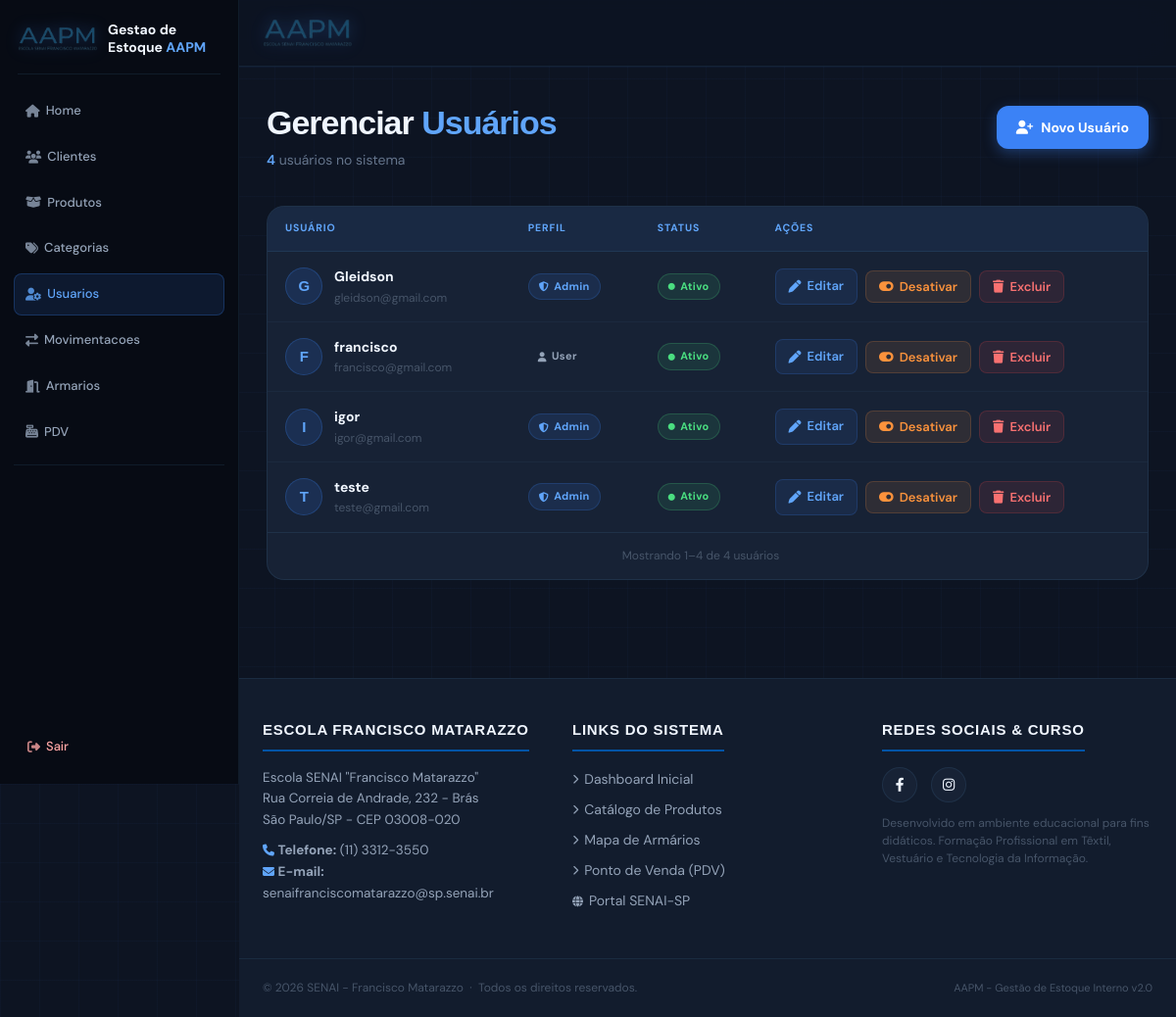
The app's page /usuarios/ (signed in), older data.
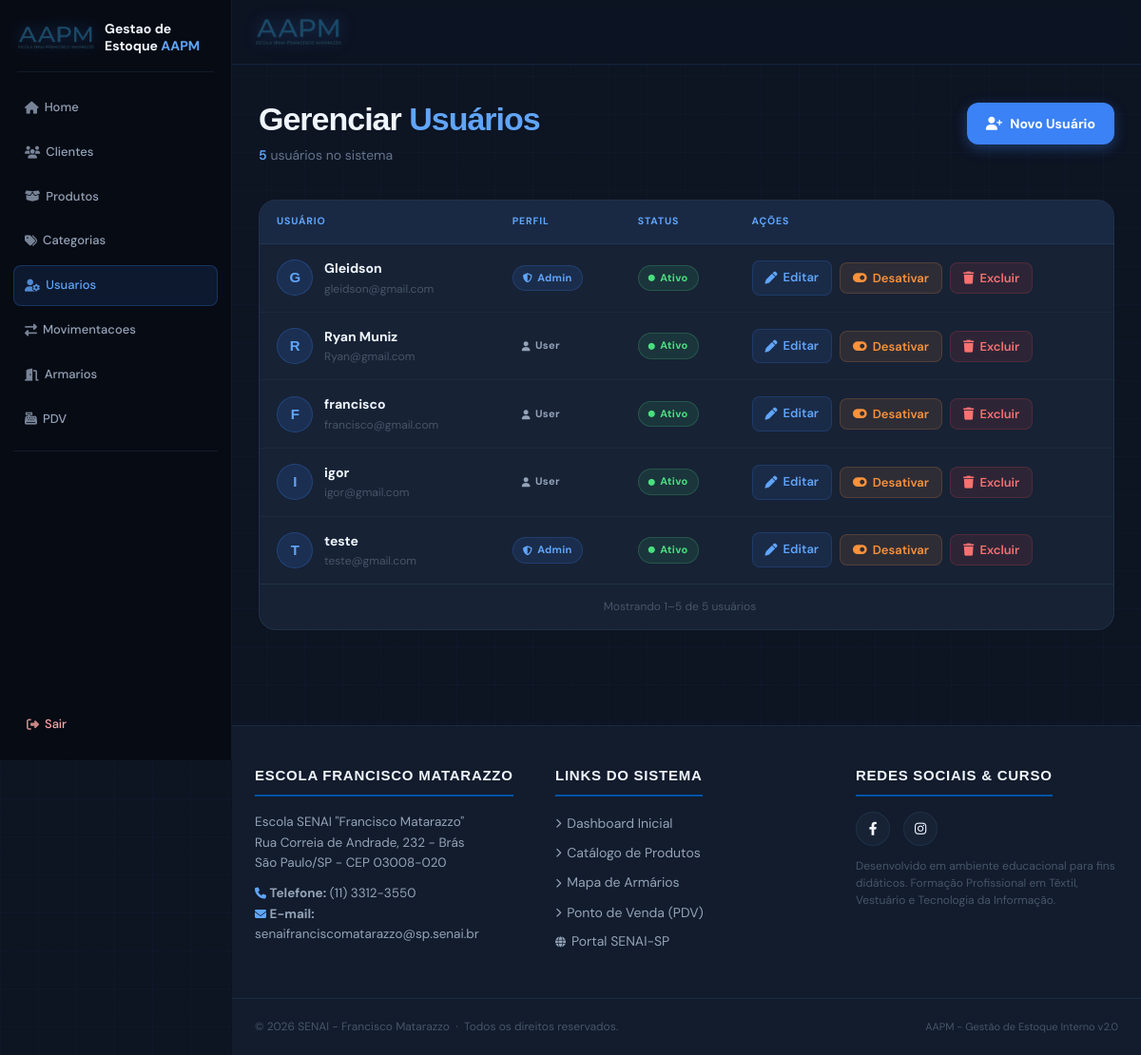
The same page, newer data.
### app/models/usuario.py (models this page shows)
class Usuario(Base):
    __tablename__ = "usuarios"
    id = Column(Integer, primary_key=True, index=True)
    nome = Column(String(255), nullable=False)
    email = Column(String(255), unique=True, nullable=False)
    senha_hash = Column(String(255), nullable=False)
    role = Column(String(20), default="user")
    ativo = Column(Boolean, default=True)
    criado_em = Column(DateTime, server_default=func.now())

### app/controllers/admin_controller.py (the view)
@router.get("/")
def listar_usuarios(
    request: Request,
    pagina: int = 1,
    por_pagina: int = 16,
    db: Session = Depends(get_db),
    admin = Depends(get_admin)
):
    resultado = paginar(db.query(Usuario).order_by(Usuario.nome), pagina, por_pagina)
    return templates.TemplateResponse(
        request,
        "usuarios/index.html",
        {
            "request": request,
            "usuario": admin,   # ← era "admin", corrigido para "usuario"
            "usuarios": resultado.itens,
            "pagina": resultado.atual,
            "por_pagina": resultado.por_pagina,
            "total_paginas": resultado.total_paginas,
            "total_usuarios": resultado.total_itens,
        }
    )

### app/templates/usuarios/index.html (shortened to what this page needs)
{% extends "base.html" %}
{% from "components/pagination.html" import render as render_pagination with context %}
{% block content %}
<div class="page-wrap">
  <div class="page-header">
    <div>
      <h1 class="page-title">Gerenciar <span>Usuários</span></h1>
      <p class="page-subtitle">
        <span>{{ total_usuarios }}</span> usuário{{ 's' if total_usuarios != 1 }} no sistema
      </p>
    </div>
    <a href="/usuarios/novo" class="btn-novo">
      <i class="fas fa-user-plus"></i> Novo Usuário
    </a>
  </div>
  <div class="table-wrap">
    {% if usuarios %}
    <table class="usuarios-table">
      <thead>
        <tr>
          <th>Usuário</th>
          <th>Perfil</th>
          <th>Status</th>
          <th>Ações</th>
        </tr>
      </thead>
      <tbody>
        {% for u in usuarios %}
        <tr>
          <td>
            <div class="user-cell">
              <div class="avatar">{{ u.nome[0].upper() }}</div>
              <div>
                <div class="user-name">{{ u.nome }}</div>
                <div class="user-email">{{ u.email }}</div>
              </div>
            </div>
          </td>
          <td>
            <span class="badge badge-{{ u.role }}">
              <i class="fas fa-{{ 'shield-halved' if u.role == 'admin' else 'user' }}" style="font-size:10px;"></i>
              {{ u.role | capitalize }}
            </span>
          </td>
          <td>
            <span class="badge badge-{{ 'ativo' if u.ativo else 'inativo' }}">
              <i class="fas fa-circle" style="font-size:7px;"></i>
              {{ 'Ativo' if u.ativo else 'Inativo' }}
            </span>
          </td>
          <td>
            <div class="actions">
              <a href="/usuarios/{{ u.id }}/editar" class="btn-action btn-edit">
                <i class="fas fa-pen"></i> Editar
              </a>
              <form action="/usuarios/{{ u.id }}/toggle-ativo" method="post" style="margin:0;">
                <button type="button"
                  class="btn-action btn-toggle {{ 'ativar' if not u.ativo else '' }}"
                  title="{{ 'Ativar usuário' if not u.ativo else 'Desativar usuário' }}"
                  onclick="abrirModalConfirmacao('/usuarios/{{ u.id }}/toggle-ativo', null, '{{ u.nome }}', '{{ 'ativar' if not u.ativo else 'desativar' }}');">
                  <i class="fas fa-{{ 'toggle-on' if u.ativo else 'toggle-off' }}"></i>
                  {{ 'Desativar' if u.ativo else 'Ativar' }}
                </button>
              </form>
              <form action="/usuarios/{{ u.id }}/excluir" method="post" style="margin:0;">
                <button type="button" class="btn-action btn-delete" title="Excluir usuário"
                  onclick="abrirModalConfirmacao(null, '/usuarios/{{ u.id }}/excluir', '{{ u.nome }}');">
                  <i class="fas fa-trash"></i> Excluir
                </button>
              </form>
            </div>
          </td>
        </tr>
        {% endfor %}
      </tbody>
    </table>
    {{ render_pagination(pagina, por_pagina, total_usuarios, total_paginas, 'usuários') }}
    {% endif %}
  </div>
</div>
{% endblock %}

### app/templates/base.html (shortened to what this page needs)
<!DOCTYPE html>
<html lang="pt-BR">
<head>
    <link rel="stylesheet" href="https://cdnjs.cloudflare.com/ajax/libs/font-awesome/6.4.0/css/all.min.css">
</head>
<body class="{{ 'has-sidebar' if usuario else '' }}">
    <header>
        <div class="container">
            <div class="header-top">
                <div class="header-content">
                    <img src="/static/logo/logoAAPM-transparent.png" alt="Logo AAPM" class="logo-header">
                </div>
            </div>
        </div>
    </header>
    {% if usuario %}
    {% set current_path = request.url.path if request is defined else '' %}
    {% set is_home = current_path == '/' %}
    {% set is_cliente = current_path == '/cliente' or current_path.startswith('/cliente/') %}
    {% set is_produtos = current_path == '/produtos' or current_path.startswith('/produtos/') %}
    {% set is_categorias = current_path == '/categorias' or current_path.startswith('/categorias/') %}
    {% set is_usuarios = current_path == '/usuarios' or current_path.startswith('/usuarios/') %}
    {% set is_movimentacoes = current_path == '/movimentacoes' or current_path.startswith('/movimentacoes/') %}
    {% set is_armarios = current_path == '/armarios' or current_path.startswith('/armarios/') %}
    {% set is_pdv = current_path == '/pdv' or current_path.startswith('/pdv/') %}
    {% set is_admin = usuario.role == 'admin' %}
    <aside class="sidebar" id="sidebar" aria-label="Navegacao principal">
        <a class="sidebar-brand" href="/">
            <img src="/static/logo/logoAAPM-transparent.png" alt="Logo AAPM" class="logo-header">
            <span class="sidebar-brand-name">Gestao de Estoque <span>AAPM</span></span>
        </a>
        <nav class="sidebar-nav">
            <a href="/" class="nav-btn {{ 'active' if is_home else '' }}" {% if is_home %}aria-current="page"{% endif %}><i class="fas fa-house"></i> Home</a>
            {% if is_admin %}
            <a href="/cliente" class="nav-btn {{ 'active' if is_cliente else '' }}" {% if is_cliente %}aria-current="page"{% endif %}><i class="fas fa-users"></i> Clientes</a>
            {% endif %}
            <a href="/produtos" class="nav-btn {{ 'active' if is_produtos else '' }}" {% if is_produtos %}aria-current="page"{% endif %}><i class="fas fa-box-open"></i> Produtos</a>
            {% if is_admin %}
            <a href="/categorias" class="nav-btn {{ 'active' if is_categorias else '' }}" {% if is_categorias %}aria-current="page"{% endif %}><i class="fas fa-tags"></i> Categorias</a>
            <a href="/usuarios" class="nav-btn {{ 'active' if is_usuarios else '' }}" {% if is_usuarios %}aria-current="page"{% endif %}><i class="fas fa-user-gear"></i> Usuarios</a>
            <a href="/movimentacoes" class="nav-btn {{ 'active' if is_movimentacoes else '' }}" {% if is_movimentacoes %}aria-current="page"{% endif %}><i class="fas fa-exchange-alt"></i> Movimentacoes</a>
            {% endif %}
            <a href="/armarios" class="nav-btn {{ 'active' if is_armarios else '' }}" {% if is_armarios %}aria-current="page"{% endif %}><i class="fas fa-door-open"></i> Armarios</a>
            <a href="/pdv" class="nav-btn {{ 'active' if is_pdv else '' }}" {% if is_pdv %}aria-current="page"{% endif %}><i class="fas fa-cash-register"></i> PDV</a>
            <div class="nav-divider"></div>
            <a href="/auth/logout" class="nav-btn logout"><i class="fas fa-right-from-bracket"></i> Sair</a>
        </nav>
    </aside>
    {% endif %}
    <main>
        {% block content %}{% endblock %}
    </main>
    <footer>
        <div class="footer-grid">
            <div class="footer-col">
                <h3>Escola Francisco Matarazzo</h3>
                <p style="margin-bottom: 10px;">
                    Escola SENAI "Francisco Matarazzo"<br>
                    Rua Correia de Andrade, 232 - Brás<br>
                    São Paulo/SP - CEP 03008-020
                </p>
                <p>
                    <i class="fas fa-phone" style="font-size: 12px; color: var(--accent-light);"></i>
                    <strong>Telefone:</strong> (11) 3312-3550<br>
                    <i class="fas fa-envelope" style="font-size: 12px; color: var(--accent-light);"></i>
                    <strong>E-mail:</strong> senaifranciscomatarazzo@sp.senai.br
                </p>
            </div>
            {% if usuario %}
            <div class="footer-col">
                <h3>Links do Sistema</h3>
                <ul>
                    <li><a href="/"><i class="fas fa-chevron-right" style="font-size: 10px;"></i> Dashboard Inicial</a>
                    </li>
                    <li><a href="/produtos"><i class="fas fa-chevron-right" style="font-size: 10px;"></i> Catálogo de
                            Produtos</a></li>
                    <li><a href="/armarios"><i class="fas fa-chevron-right" style="font-size: 10px;"></i> Mapa de
                            Armários</a></li>
                    <li><a href="/pdv"><i class="fas fa-chevron-right" style="font-size: 10px;"></i> Ponto de Venda
                            (PDV)</a></li>
                    <li><a href="https://sp.senai.br" target="_blank"><i class="fas fa-globe"
                                style="font-size: 11px;"></i> Portal SENAI-SP</a></li>
                </ul>
            </div>
            {% endif %}
            <div class="footer-col">
                <h3>Redes Sociais & Curso</h3>
                <div class="social-links">
                    <a href="https://www.facebook.com/senaifranciscomatarazzo" target="_blank" title="Facebook SENAI"><i
                            class="fab fa-facebook-f"></i></a>
                    <a href="https://www.instagram.com/senaibras" target="_blank" title="Instagram SENAI"><i
                            class="fab fa-instagram"></i></a>
                </div>
                <p style="font-size: 12px; color: var(--text-muted); line-height: 1.5;">
                    Desenvolvido em ambiente educacional para fins didáticos. Formação Profissional em Têxtil, Vestuário
                    e Tecnologia da Informação.
                </p>
            </div>
        </div>
        <div class="footer-bottom">
            <div class="footer-bottom-container">
                <p>&copy; 2026 SENAI - Francisco Matarazzo &nbsp;·&nbsp; Todos os direitos reservados.</p>
                <p style="color: var(--text-muted); font-size: 11px;">AAPM - Gestão de Estoque Interno v2.0</p>
            </div>
        </div>
    </footer>
</body>
</html>

### app/templates/components/pagination.html (shortened to what this page needs)
{% macro render(pagina, por_pagina, total_itens, total_paginas, item_nome='registros') %}
{% set inicio = (pagina - 1) * por_pagina + 1 if total_itens else 0 %}
{% set fim = [pagina * por_pagina, total_itens] | min %}
{% if total_itens > 2 %}
<div class="server-pagination">
  <span id="paginationSummary" class="server-pagination__summary" aria-live="polite">
    {% if total_itens %}Mostrando {{ inicio }}–{{ fim }} de {{ total_itens }} {{ item_nome }}{% else %}Nenhum {{ item_nome }} encontrado{% endif %}
  </span>
</div>
{% endif %}
{% endmacro %}

### app/templates/usuarios/index.html (style rules this page uses)
.page-wrap { max-width: 1280px; margin: 40px auto; padding: 0 28px; }
.page-header { display: flex; justify-content: space-between; align-items: flex-start; margin-bottom: 36px; animation: fadeUp 0.4s ease both; flex-wrap: wrap; gap: 16px; }
.page-title { font-family: 'Sora', sans-serif; font-size: 34px; font-weight: 800; letter-spacing: -1px; margin: 0; color: #f0f6ff; line-height: 1; }
.page-title span { color: #60a5fa; }
.page-subtitle { color: #64748b; font-size: 14px; margin: 10px 0 0 0; font-family: 'DM Sans', sans-serif; }
.page-subtitle span { color: #60a5fa; font-weight: 600; }
.btn-novo { background: var(--accent); color: white; padding: 11px 20px; border-radius: var(--radius); text-decoration: none; font-weight: 700; font-size: 14px; display: inline-flex; align-items: center; gap: 8px; transition: all var(--transition); box-shadow: 0 4px 14px var(--accent-glow); font-family: 'DM Sans', sans-serif; border: none; cursor: pointer; white-space: nowrap; align-self: flex-start; }
.table-wrap { background: var(--bg-card); border: 1px solid var(--border); border-radius: var(--radius-lg); overflow: hidden; animation: fadeUp 0.4s ease both; animation-delay: 0.1s; }
.usuarios-table { width: 100%; border-collapse: collapse; margin: 0; background: transparent; border: none; border-radius: 0; }
.usuarios-table thead th { background: rgba(59, 130, 246, 0.07); color: var(--accent-light); padding: 14px 18px; font-size: 10.5px; font-weight: 700; text-transform: uppercase; letter-spacing: 0.08em; border-bottom: 1px solid var(--border); font-family: 'DM Sans', sans-serif; }
.usuarios-table tbody tr { border-bottom: 1px solid rgba(99, 179, 237, 0.05); transition: background var(--transition); }
.usuarios-table tbody tr:last-child { border-bottom: none; }
.usuarios-table td { padding: 14px 18px; font-size: 14px; color: var(--text-secondary); vertical-align: middle; border-bottom: none; font-family: 'DM Sans', sans-serif; }
.user-cell { display: flex; align-items: center; gap: 12px; }
.avatar { width: 38px; height: 38px; border-radius: 50%; background: rgba(59, 130, 246, 0.15); border: 1px solid rgba(59, 130, 246, 0.25); color: #60a5fa; font-family: 'Sora', sans-serif; font-weight: 700; font-size: 15px; display: flex; align-items: center; justify-content: center; flex-shrink: 0; letter-spacing: -0.5px; }
.user-name { font-weight: 700; color: var(--text-primary); font-size: 14px; }
.user-email { font-size: 12px; color: var(--text-muted); margin-top: 1px; }
.badge { display: inline-flex; align-items: center; gap: 5px; padding: 4px 10px; border-radius: 20px; font-size: 11px; font-weight: 700; font-family: 'DM Sans', sans-serif; letter-spacing: 0.03em; }
.badge-admin { background: rgba(59, 130, 246, 0.12); color: #60a5fa; border: 1px solid rgba(59, 130, 246, 0.2); }
.badge-ativo { background: rgba(74, 222, 128, 0.1); color: #4ade80; border: 1px solid rgba(74, 222, 128, 0.2); }
.actions { display: flex; gap: 8px; flex-wrap: wrap; align-items: center; }
.btn-action { padding: 7px 13px; border-radius: 8px; font-size: 13px; font-weight: 600; text-decoration: none; border: 1px solid transparent; cursor: pointer; display: inline-flex; align-items: center; gap: 6px; transition: all var(--transition); font-family: 'DM Sans', sans-serif; }
.btn-edit { background: rgba(59, 130, 246, 0.1); color: #60a5fa; border-color: rgba(59, 130, 246, 0.18); }
.btn-toggle { background: rgba(251, 146, 60, 0.1); color: #fb923c; border-color: rgba(251, 146, 60, 0.18); }
.btn-delete { background: rgba(239, 68, 68, 0.1); color: #f87171; border-color: rgba(239, 68, 68, 0.18); }

Row changes from the older to the newer data that the page shows:
added Usuario: nome "R", nome "Ryan Muniz", email "Ryan@gmail.com", role "User", ativo "Ativo", ativo "Desativar"
changed Usuario "igor": role "Admin" → "User"
Text that changed along with them:
{{ total_usuarios }}: "4" → "5"
{{ fim }}: "4" → "5"
{{ total_itens }}: "4" → "5"
